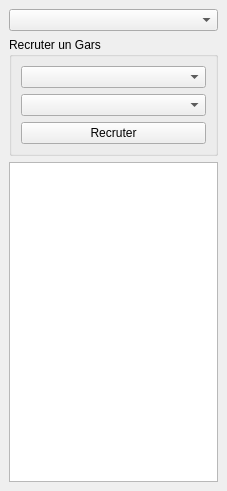
<?xml version="1.0" encoding="UTF-8"?>
<ui version="4.0">
 <class>DockWidgetListeMembreBande</class>
 <widget class="QDockWidget" name="DockWidgetListeMembreBande">
  <property name="geometry">
   <rect>
    <x>0</x>
    <y>0</y>
    <width>227</width>
    <height>491</height>
   </rect>
  </property>
  <property name="minimumSize">
   <size>
    <width>227</width>
    <height>491</height>
   </size>
  </property>
  <property name="windowTitle">
   <string>DockWidget</string>
  </property>
  <widget class="QWidget" name="dockWidgetContents">
   <layout class="QVBoxLayout" name="verticalLayout">
    <item>
     <widget class="QComboBox" name="comboBox_race"/>
    </item>
    <item>
     <widget class="QGroupBox" name="groupBox">
      <property name="title">
       <string>Recruter un Gars</string>
      </property>
      <layout class="QVBoxLayout" name="verticalLayout_2">
       <item>
        <widget class="QComboBox" name="comboBox_rang"/>
       </item>
       <item>
        <widget class="QComboBox" name="comboBox_unite"/>
       </item>
       <item>
        <widget class="QPushButton" name="pushButton_recruter">
         <property name="text">
          <string>Recruter</string>
         </property>
        </widget>
       </item>
      </layout>
     </widget>
    </item>
    <item>
     <widget class="QTreeView" name="treeView"/>
    </item>
   </layout>
  </widget>
 </widget>
 <resources/>
 <connections/>
</ui>
